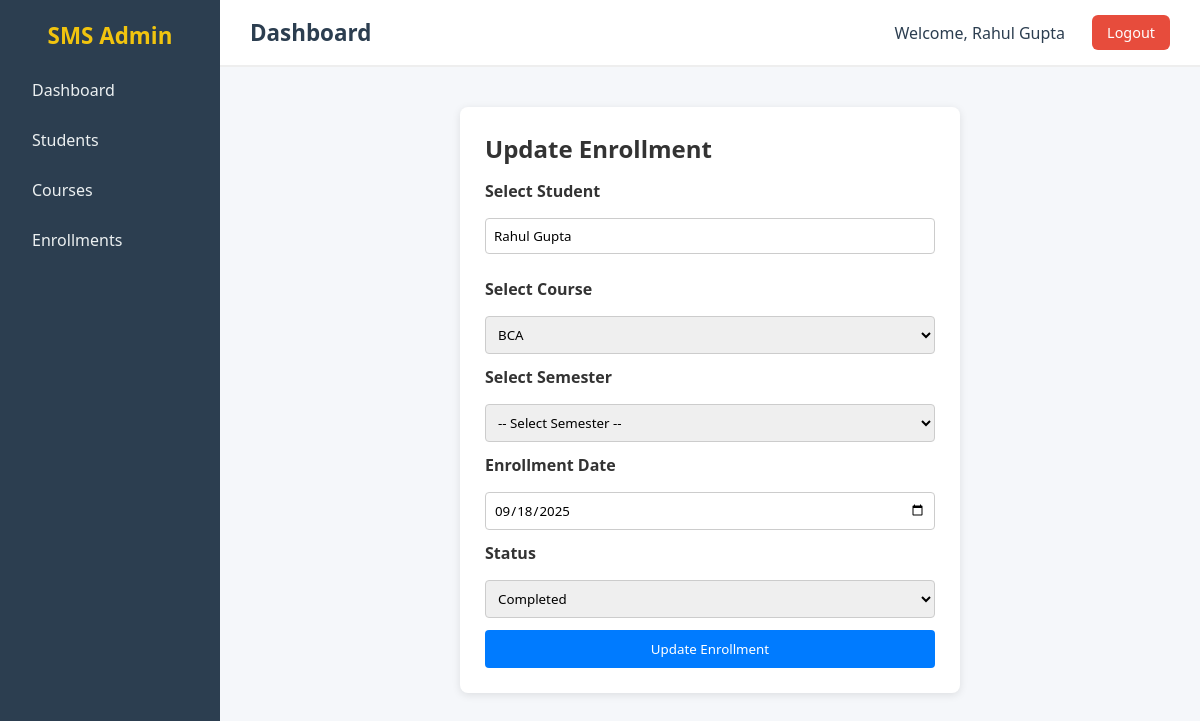
Page /enrollments/1/edit (signed in) on the earlier database version.
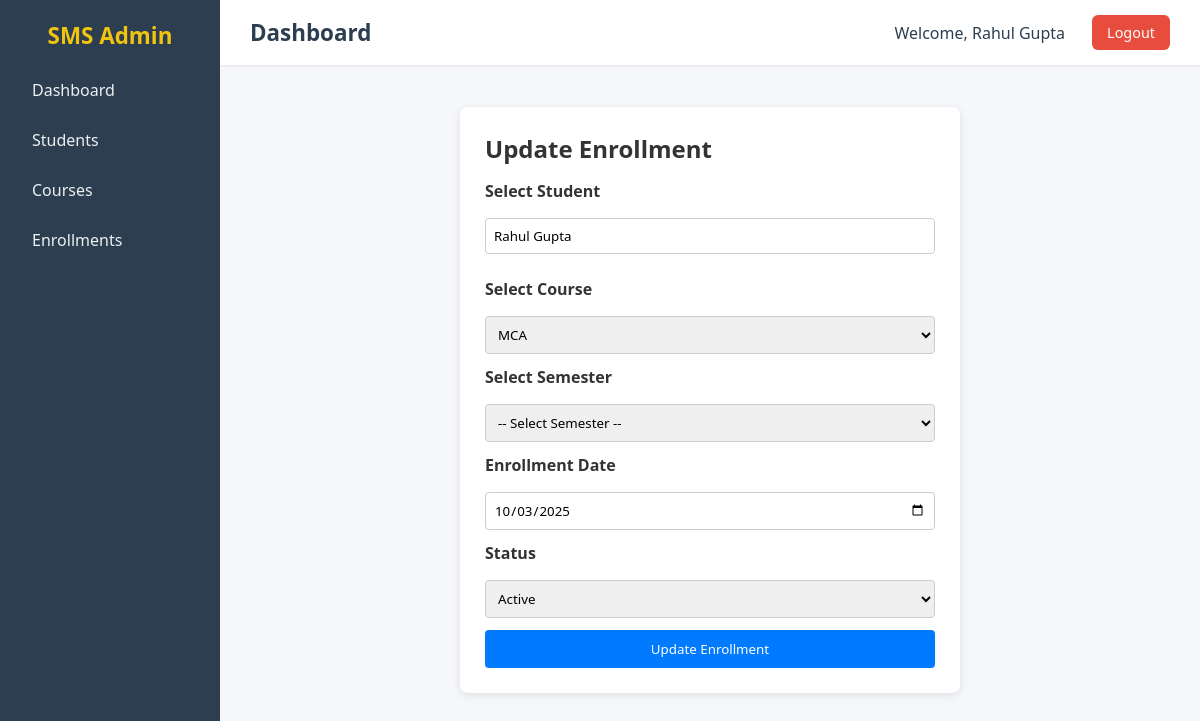
Same page on the later database version.
### SMS/app/models/sms_models.py (models this page shows)
class Enrollment(db.Model):
    __tablename__ = "enrollments"
    f_date = datetime.date.today()
    id = db.Column(db.Integer, primary_key=True)
    student_id = db.Column(db.Integer, db.ForeignKey("students.id"), nullable=False)
    course_id = db.Column(db.Integer, db.ForeignKey("courses.id"), nullable=False)
    semester_id = db.Column(db.Integer, db.ForeignKey("semesters.id"), nullable=False)
    enroll_date = db.Column(db.Date, default=f_date, nullable=False)
    status = db.Column(db.String(20), default="active", nullable=False)
    course = db.relationship("Course", backref="enrollments")
    semester = db.relationship("Semester", backref="enrollments")

class Course(db.Model):
    __tablename__ = "courses"
    id = db.Column(db.Integer, primary_key=True)
    name = db.Column(db.String(100), nullable=False, unique=True)
    duration = db.Column(db.String(20), nullable=False)
    semesters = db.relationship("Semester", backref="course", lazy=True)

### SMS/app/routes/enrollments.py (the view)
@enrollment_bp.route("/enrollments/<int:enroll_id>/edit",methods = ["POST","GET"])
@login_required
def edit_enroll(enroll_id):
    got_enroll = Enrollment.query.get_or_404(enroll_id)
    if request.method == "POST":
        got_enroll.student_id = request.form.get("student_id")
        got_enroll.course_id = request.form.get("course_id")
        got_enroll.semester_id = request.form.get("semester_id")
        got_enroll.status = request.form.get("status")
        try:
            db.session.commit()
            flash("student is updated succesfully","success")
            return redirect(url_for("enrollment.enroll_home"))
        except Exception as e:
            db.session.rollback()
            flash("error in updated ","error")
            return redirect(url_for("enrollment.enroll_home"))
    else :
        got_courses = Course.query.all()
        return render_template("enrollment/edit_enroll.html",enroll = got_enroll,courses =got_courses)

### SMS/app/decorator/login_auth.py (called while the page is built)
def login_required(f):
    @wraps(f)
    def decorated_function(*args, **kwargs):
        if "user_id" not in session:
            return redirect(url_for("auth.login"))  # redirect to login page
        return f(*args, **kwargs)
    return decorated_function

### SMS/app/routes/base.py (called while the page is built)
@base_bp.app_context_processor
def inject_user():
    user_id = session.get('user_id')
    if user_id:
        return {"login_user": User.query.get(user_id)}
    return {"login_user": None}

### SMS/app/templates/enrollment/edit_enroll.html (shortened to what this page needs)
{% extends "base.html" %}
{% block css %}
<link rel="stylesheet" href="{{ url_for('static', filename='css/add_enrollment.css') }}">
{% endblock %}
{% block content %}
<div class="form-container">
    <h2>Update Enrollment</h2>
    <form method="POST" action="/enrollments/{{ enroll.id }}/edit">
        <label for="student">Select Student</label>
        <input type="text" id="student-search" value="{{enroll.student.name}}" placeholder="Type student name..."
            autocomplete="off">
        <label for="course">Select Course</label>
        <select name="course_id" id="courseSelect" required>
            {% for course in courses %}
            <option value="{{ course.id }}" {% if course.id==enroll.course_id %}selected{% endif %}>{{ course.name }}
            </option>
            {% endfor %}
        </select>
        <label for="course">Select Semester</label>
        <select name="semester_id" id="semesterSelect" required>
            <option value="">All Semesters</option>
        </select>
        <label for="enroll_date">Enrollment Date</label>
        <input type="date" name="enroll_date" value="{{ enroll.enroll_date }}" required>
        <label for="status">Status</label>
        <select name="status">
            <option value="active" {% if enroll.status=="active" %}selected{% endif %}>Active</option>
            <option value="completed" {% if enroll.status=="completed" %}selected{% endif %}>Completed</option>
        </select>
        <button type="submit" class="btn">Update Enrollment</button>
    </form>
</div>
{% endblock %}

Differences in the rows shown:
changed Enrollment: course_id "BCA" → "MCA"; enroll_date "09/18/2025" → "10/03/2025"; status "Completed" → (not shown)
Other differences:
form field status: (not shown) → "Active"
